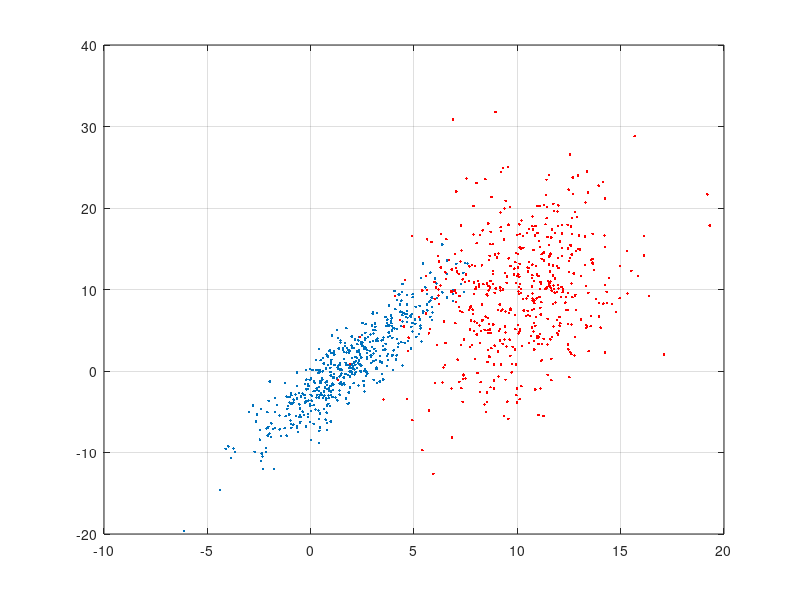

This chart was generated by the following MATLAB code: (Note: this script raises an error after producing the figure.)
clc;clear;close all
m1=[2 1];m=[0 0];m2=[10 10];
p1=mvnrnd(m1,[5 10;10 25],500);
p2=mvnrnd(m2,[7 5;5 49],500);
plot(p1(:,1),p1(:,2),'.')
hold on;grid
plot(p2(:,1),p2(:,2),'.r')

P1=cov(p1);
P2=cov(p2);
[a b]=eig(P1);
eigshow(P2+P1)
y=(a*p1')';
plot(y(:,1),y(:,2),'.k')

y1=(sqrt(inv(b))*y')';
plot(y1(:,1),y1(:,2),'.m')

[a b]=eig(P2);
y=(a*p2')';
plot(y(:,1),y(:,2),'.g')
y1=(sqrt(inv(b))*y')';
plot(y1(:,1),y1(:,2),'.y')

figure;plot(p1(:,1),p1(:,2),'.');hold on;grid;plot(p2(:,1),p2(:,2),'.r')
[vec val]=eig(P1+P2);
[val,ind] = sort(diag(val),'descend');
vec = vec(:,ind);val=diag(val);
p=pinv(sqrt(val))*vec';
SCf=p*P1*p';
SCh=p*P2*p';
% y=(SCf*p1')';
% plot(y(:,1),y(:,2),'.g')
% y=(SCh*p2')';
% plot(y(:,1),y(:,2),'.k')
eigshow(p)


[U1 sigmaF]=eig(SCf);
[sigmaF,ind] = sort(diag(sigmaF),'descend');
U1 = U1(:,ind);sigmaF=diag(sigmaF);

[U2 sigmaH]=eig(SCh);
[sigmaH,ind] = sort(diag(sigmaH),'ascend');
U2 = U2(:,ind);sigmaH=diag(sigmaH);
U=U2;
W=(U'*p)';imagesc(inv(W))
y=(W*p1')';
plot(y(:,1),y(:,2),'.m')
y=(W*p2')';
plot(y(:,1),y(:,2),'.k')

i=1;
Uf=U(:,1:i);
Uh=U(:,end-i+1:end);
Ur=U(:,2+i:end-1-i);
SFf=Uf'*p;
SFh=Uh'*p;
% SFr=Ur'*P;
figure;grid
y=(SFf*p1')';var(y)
plot(y,'.m');hold
y=(SFh*p1')';var(y)
plot(y,'.')

y=(SFf*p2')';var(y)
plot(y,'.g')
y=(SFh*p2')';var(y)
plot(y,'.k')


% [U1 sigmaF]=eig(SCf);
% [U2 sigmaH]=eig(SCh+SCf);
% U=U2;
% W=p'*U;
% y=(W*p1')';
% plot(y(:,1),y(:,2),'.m')
% y=(W*p2')';
% plot(y(:,1),y(:,2),'.y')
% 
% i=1;
% Uf=U(:,1:i);
% Uh=U(:,end-i+1:end);
% Ur=U(:,2+i:end-1-i);
% SFf=Uf'*p;
% SFh=Uh'*p;
% % SFr=Ur'*P;
% figure;grid
% y=(SFf*p1')';var(y)
% 
% y=(SFh*p1')';var(y)
% 
% 
% y=(SFf*p2')';var(y)
% 
% y=(SFh*p2')';var(y)
% 
% 
% [U1 sigmaF]=eig(SCf);
% [U2 sigmaH]=eig(SCh,SCh+SCf);
% U=U2;
% W=p'*U;
% y=(W*p1')';
% plot(y(:,1),y(:,2),'.m')
% y=(W*p2')';
% plot(y(:,1),y(:,2),'.y')
% 
% i=1;
% Uf=U(:,1:i);
% Uh=U(:,end-i+1:end);
% Ur=U(:,2+i:end-1-i);
% SFf=Uf'*p;
% SFh=Uh'*p;
% % SFr=Ur'*P;
% figure;grid
% y=(SFf*p1')';var(y)
% 
% y=(SFh*p1')';var(y)
% 
% 
% y=(SFf*p2')';var(y)
% 
% y=(SFh*p2')';var(y)
